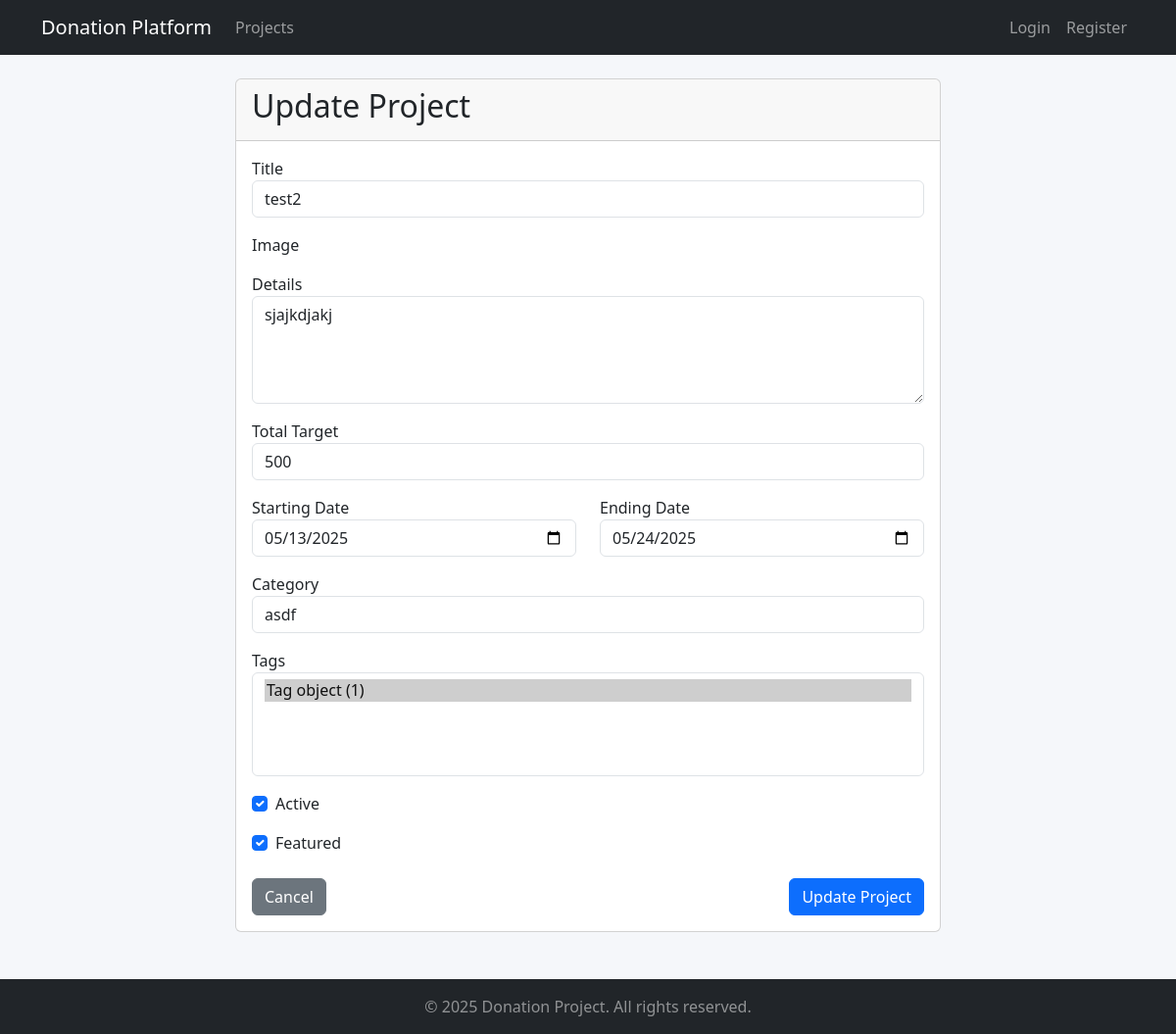
Screenshot of /projects/test2/update/ with the database file from the repository.
### projects/models.py (models this page shows, shortened)
class Project(models.Model):
    title = models.CharField(max_length=100)
    slug = models.SlugField(max_length=100, unique=True, blank=True)
    details = models.TextField(blank=True)
    total_target = models.IntegerField(default=0)
    starting_date = models.DateField()
    ending_date = models.DateField()
    is_active = models.BooleanField(default=True)
    created_at = models.DateTimeField(auto_now_add=True)
    updated_at = models.DateTimeField(auto_now=True)
    created_by = models.ForeignKey('auth.User', on_delete=models.CASCADE)
    category = models.ForeignKey('categories.Category', on_delete=models.CASCADE)
    tags = models.ManyToManyField('tags.Tag')
    is_featured = models.BooleanField(default=False)

### projects/views.py (the view, shortened to what this page needs)
# urls.py: path('<slug:slug>/update/', views.ProjectUpdateView.as_view(), name='project-update'),
class ProjectUpdateView(UpdateView):
    model = Project
    template_name = 'projects/project_update.html'
    context_object_name = 'project'
    form_class = ProjectForm
    slug_url_kwarg = 'slug'

### projects/forms.py (shortened to what this page needs)
class ProjectForm(forms.ModelForm):
    starting_date = forms.DateField(
        widget=forms.DateInput(attrs={'type': 'date', 'class': 'form-control'})
    )
    ending_date = forms.DateField(
        widget=forms.DateInput(attrs={'type': 'date', 'class': 'form-control'})
    )
    class Meta:
        model = Project
        fields = ['title', 'details', 'total_target', 'starting_date',
                  'ending_date', 'is_active', 'category', 'tags', 'is_featured']
        widgets = {
            'details': forms.Textarea(attrs={'rows': 4}),
        }

### categories/models.py (called while the page is built)
    def __str__(self):
        return self.name

### projects/templates/projects/project_update.html (shortened to what this page needs)
{% extends 'base.html' %}
{% load widget_tweaks %}
{% block content %}
<div class="container mt-4">
    <div class="row">
        <div class="col-md-8 offset-md-2">
            <div class="card">
                <div class="card-header">
                    <h2>Update Project</h2>
                </div>
                <div class="card-body">
                    <form method="POST" enctype="multipart/form-data">
                        <div class="form-group mb-3">
                            <label for="{{ form.title.id_for_label }}">Title</label>
                            {{ form.title|add_class:"form-control" }}
                        </div>
                        <div class="form-group mb-3">
                            <label for="{{ form.image.id_for_label }}">Image</label>
                        </div>
                        <div class="form-group mb-3">
                            <label for="{{ form.details.id_for_label }}">Details</label>
                            {{ form.details|add_class:"form-control" }}
                        </div>
                        <div class="form-group mb-3">
                            <label for="{{ form.total_target.id_for_label }}">Total Target</label>
                            {{ form.total_target|add_class:"form-control" }}
                        </div>
                        <div class="row">
                            <div class="col-md-6">
                                <div class="form-group mb-3">
                                    <label for="{{ form.starting_date.id_for_label }}">Starting Date</label>
                                    {{ form.starting_date }}
                                </div>
                            </div>
                            <div class="col-md-6">
                                <div class="form-group mb-3">
                                    <label for="{{ form.ending_date.id_for_label }}">Ending Date</label>
                                    {{ form.ending_date }}
                                </div>
                            </div>
                        </div>
                        <div class="form-group mb-3">
                            <label for="{{ form.category.id_for_label }}">Category</label>
                            {{ form.category|add_class:"form-control" }}
                        </div>
                        <div class="form-group mb-3">
                            <label for="{{ form.tags.id_for_label }}">Tags</label>
                            {{ form.tags|add_class:"form-control" }}
                        </div>
                        <div class="form-check mb-3">
                            {{ form.is_active|add_class:"form-check-input" }}
                            <label class="form-check-label" for="{{ form.is_active.id_for_label }}">
                                Active
                            </label>
                        </div>
                        <div class="form-check mb-3">
                            {{ form.is_featured|add_class:"form-check-input" }}
                            <label class="form-check-label" for="{{ form.is_featured.id_for_label }}">
                                Featured
                            </label>
                        </div>
                        <div class="d-flex justify-content-between mt-4">
                            <a href="{% url 'project-detail' project.slug %}" class="btn btn-secondary">Cancel</a>
                            <button type="submit" class="btn btn-primary">Update Project</button>
                        </div>
                    </form>
                </div>
            </div>
        </div>
    </div>
</div>
{% endblock %}

### static/css/project_detail.css (style rules this page uses)
:root { --primary: #198754; --primary-hover: #146c43; --secondary: #6c757d; --light: #f8f9fa; --shadow: 0 4px 20px rgba(0, 0, 0, 0.08); --transition: all 0.3s ease; }
body { background-color: #f5f7fa; }

### rows the page displays
Project: title "test2", details "sjajkdjakj", total_target "500", starting_date "05/13/2025", ending_date "05/24/2025", category "asdf", is_active "☑", is_featured "☑"
